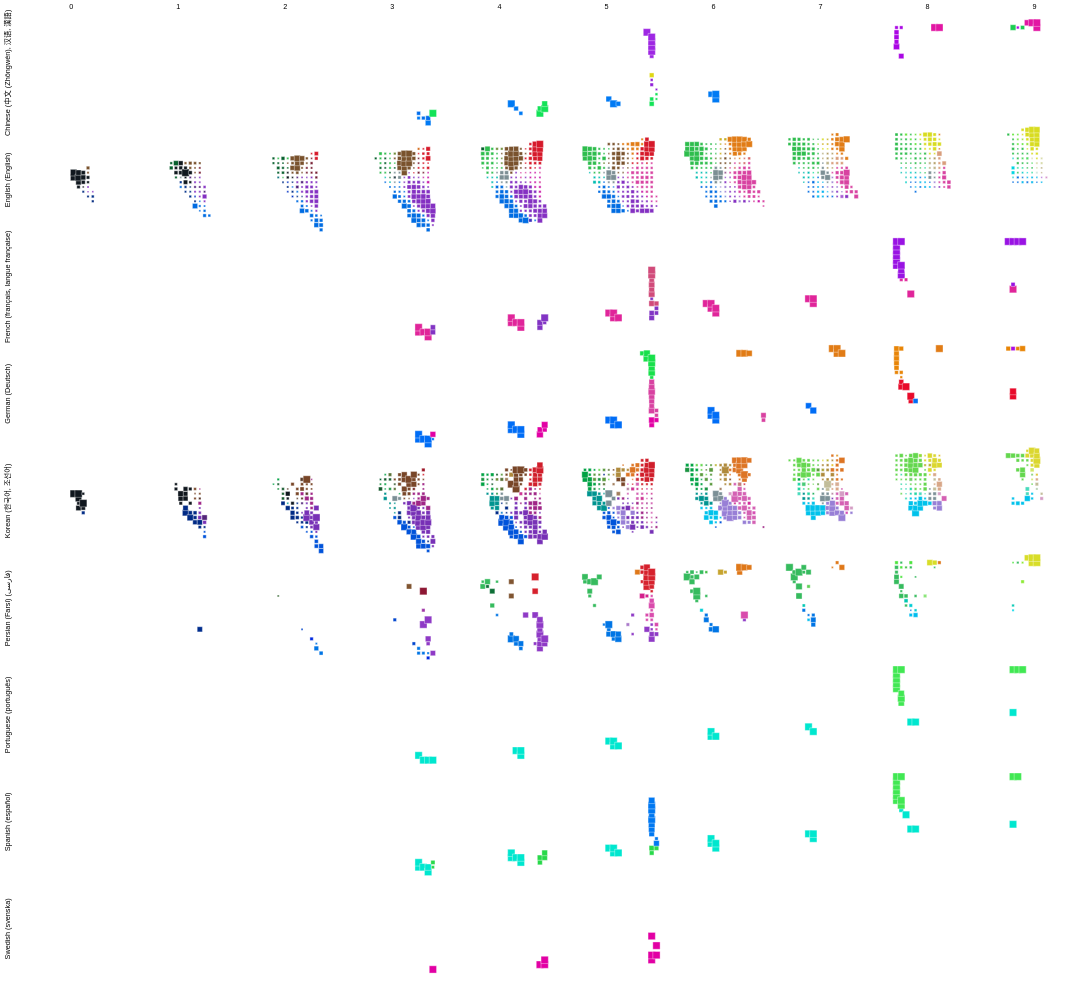

Express this chart as Vega-Lite.
### Vega-Lite specification from a JSON file in a GitHub repository (floating-point values rounded to 4 significant figures; data arrays with more than 128 entries replaced by an {"elided": "..."} marker saying what was removed)
{"$schema": "https://vega.github.io/schema/vega-lite/v3.json", "transform": [{"calculate": "datum.binA + -8", "as": "binA2"}, {"calculate": "datum.binB + -12", "as": "binB2"}, {"calculate": "datum.saliency + 4.405764584655451", "as": "sal"}, {"calculate": "datum.lab", "as": "lab2"}], "config": {"view": {"stroke": null}, "background": "#fff"}, "facet": {"row": {"field": "lang", "type": "ordinal", "header": {"title": null}}, "column": {"field": "binL", "type": "ordinal", "header": {"title": null}}}, "spacing": {"row": -20, "column": -20}, "spec": {"layer": [{"height": 144, "width": 144, "mark": {"type": "square", "strokeWidth": "0.5", "stroke": "white"}, "encoding": {"x": {"field": "binA2", "type": "ordinal", "scale": {"domain": [-12, -11, -10, -9, -8, -7, -6, -5, -4, -3, -2, -1, 0, 1, 2, 3, 4, 5, 6, 7, 8, 9]}, "axis": null}, "y": {"field": "binB2", "type": "ordinal", "scale": {"domain": [9, 8, 7, 6, 5, 4, 3, 2, 1, 0, -1, -2, -3, -4, -5, -6, -7, -8, -9, -10, -11, -12]}, "axis": null}, "detail": {"field": "majorTerm", "type": "nominal"}, "size": {"field": "maxpTC", "type": "quantitative", "scale": {"range": [4, 100], "type": "pow", "exponent": 2.5, "zero": false}, "legend": null}, "opacity": {"condition": {"selection": "bins", "value": 1}, "value": 0}, "color": {"field": "majorTerm", "type": "nominal", "scale": {"domain": {"elided": "167 str values"}, "range": {"elided": "167 str values"}}, "legend": null}}}, {"height": 144, "width": 144, "selection": {"bins": {"type": "single", "fields": ["majorTerm"], "on": "mouseover"}}, "mark": "square", "encoding": {"x": {"field": "binA2", "type": "ordinal", "scale": {"domain": [-12, -11, -10, -9, -8, -7, -6, -5, -4, -3, -2, -1, 0, 1, 2, 3, 4, 5, 6, 7, 8, 9]}, "axis": null}, "y": {"field": "binB2", "type": "ordinal", "scale": {"domain": [9, 8, 7, 6, 5, 4, 3, 2, 1, 0, -1, -2, -3, -4, -5, -6, -7, -8, -9, -10, -11, -12]}, "axis": null}, "opacity": {"value": 0}, "size": {"value": 81}, "tooltip": [{"field": "majorTerm", "type": "nominal", "title": "Max Prob. Term"}, {"field": "lab", "type": "nominal", "title": "Lab (L,a,b)"}]}}], "resolve": {"scale": {"color": "independent"}}}, "data": {"values": {"elided": "2588 records"}}}
